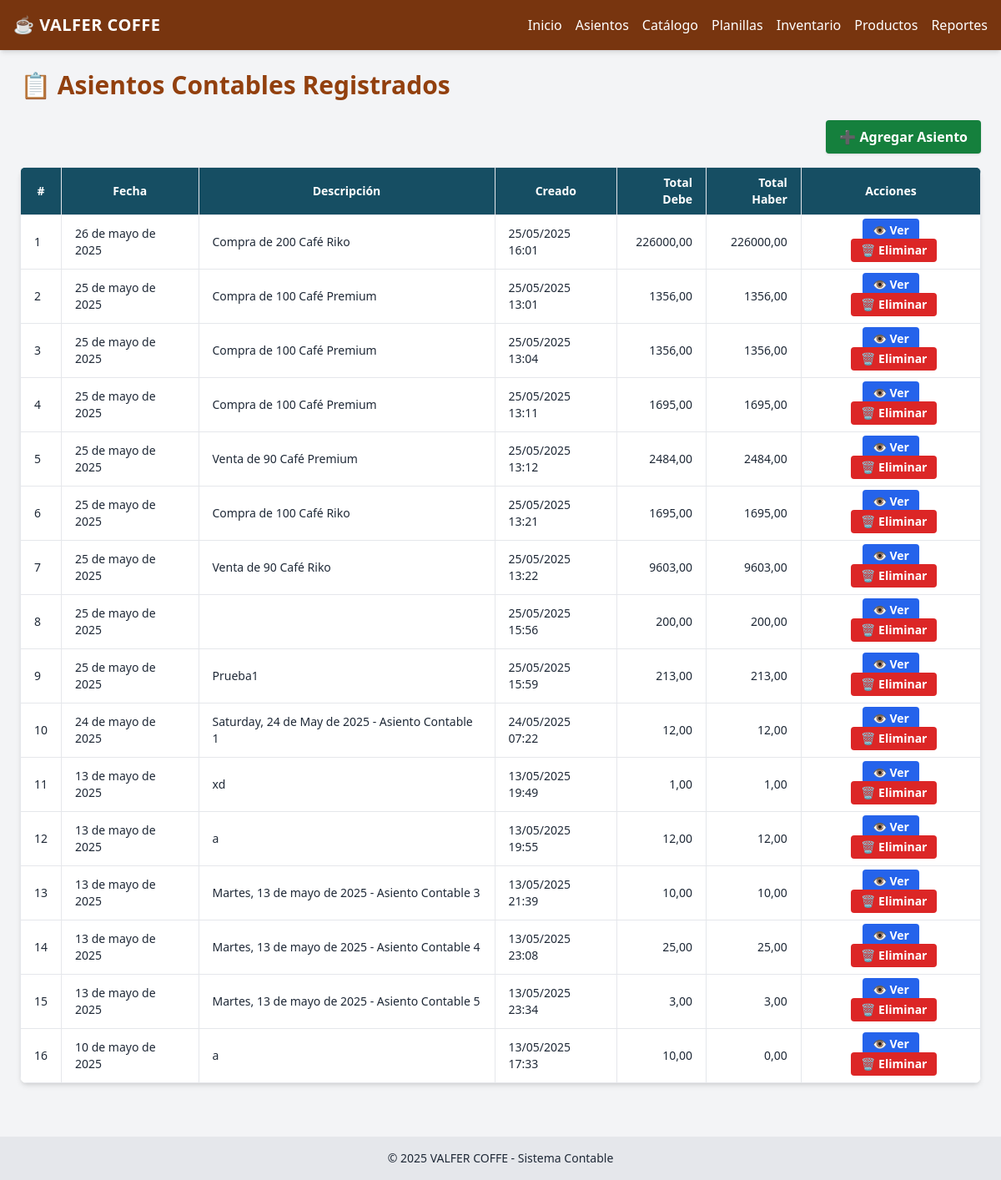
The page /asientos/ on the database as committed earlier.
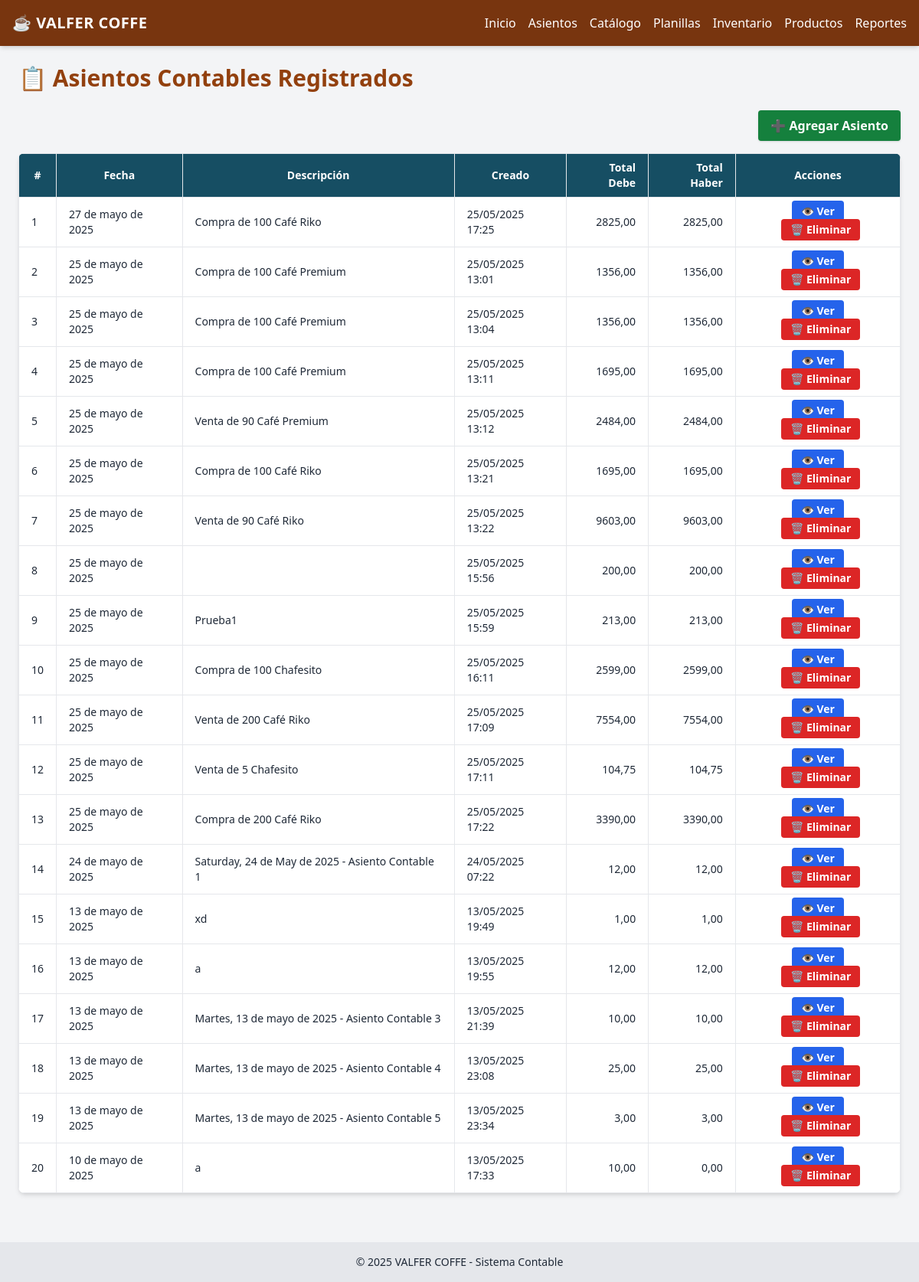
The same page on the database as committed later.
### contabilidad/models.py (models this page shows, shortened)
class AsientoContable(models.Model):
    fecha = models.DateField()
    descripcion = models.TextField()
    creado_en = models.DateTimeField(auto_now_add=True)

### contabilidad/views.py (the view)
# urls.py: path('asientos/', views.listar_asientos, name='listar_asientos'),
def listar_asientos(request):
    asientos = AsientoContable.objects.all().order_by('-fecha')
    data = []
    for asiento in asientos:
        total_debe = asiento.detalleasiento_set.aggregate(total=Sum('debe'))['total'] or 0
        total_haber = asiento.detalleasiento_set.aggregate(total=Sum('haber'))['total'] or 0
        data.append({
            'asiento': asiento,
            'total_debe': total_debe,
            'total_haber': total_haber,
        })
    return render(request, 'contabilidad/listar_asientos.html', {
        'asientos_data': data
    })

### contabilidad/templates/contabilidad/listar_asientos.html (shortened to what this page needs)
{% extends 'contabilidad/base.html' %}
{% block content %}
<div class="max-w-6xl mx-auto">
  <h2 class="text-3xl font-extrabold text-amber-800 mb-6">📋 Asientos Contables Registrados</h2>
  <div class="flex justify-end mb-4">
    <a href="{% url 'crear_asiento_contable' %}" class="bg-green-700 hover:bg-green-800 text-white px-4 py-2 rounded font-semibold shadow inline-flex items-center">
      ➕ Agregar Asiento
    </a>
  </div>
  <div class="bg-white shadow-md rounded-lg overflow-hidden">
    <div class="overflow-x-auto">
      <table class="min-w-full text-sm border-collapse">
        <thead class="bg-cyan-900 text-white">
          <tr>
            <th class="border px-4 py-2">#</th>
            <th class="border px-4 py-2">Fecha</th>
            <th class="border px-4 py-2">Descripción</th>
            <th class="border px-4 py-2">Creado</th>
            <th class="border px-4 py-2 text-right">Total Debe</th>
            <th class="border px-4 py-2 text-right">Total Haber</th>
            <th class="border px-4 py-2 text-center">Acciones</th>
          </tr>
        </thead>
        <tbody>
          {% for item in asientos_data %}
            <tr class="border-t hover:bg-amber-50">
              <td class="border px-4 py-2">{{ forloop.counter }}</td>
              <td class="border px-4 py-2">{{ item.asiento.fecha }}</td>
              <td class="border px-4 py-2">{{ item.asiento.descripcion }}</td>
              <td class="border px-4 py-2">{{ item.asiento.creado_en|date:"d/m/Y H:i" }}</td>
              <td class="border px-4 py-2 text-right">{{ item.total_debe|floatformat:2 }}</td>
              <td class="border px-4 py-2 text-right">{{ item.total_haber|floatformat:2 }}</td>
              <td class="border px-4 py-2 text-center space-x-2">
                <a href="{% url 'ver_asiento' item.asiento.id %}" class="bg-blue-600 hover:bg-blue-700 text-white py-1 px-3 rounded font-semibold">👁️ Ver</a>
                <button onclick="confirmarEliminacion({{ item.asiento.id }})" class="bg-red-600 hover:bg-red-700 text-white py-1 px-3 rounded font-semibold">🗑️ Eliminar</button>
              </td>
            </tr>
          {% endfor %}
        </tbody>
      </table>
    </div>
  </div>
</div>
<link rel="stylesheet" href="https://cdnjs.cloudflare.com/ajax/libs/animate.css/4.1.1/animate.min.css"/>
{% endblock %}

### contabilidad/templates/contabilidad/base.html (shortened to what this page needs)
<!DOCTYPE html>
<html lang="es">
<head>
    <script src="https://cdn.tailwindcss.com"></script>
</head>
<body class="bg-gray-100 text-gray-800 font-sans min-h-screen">
    <nav class="bg-amber-900 text-white shadow-md">
        <div class="max-w-7xl mx-auto px-4 py-4 flex justify-between items-center">
            <h1 class="text-xl font-bold tracking-wide">☕ VALFER COFFE</h1>
            <ul class="flex flex-wrap gap-4">
                <li><a href="/" class="hover:underline">Inicio</a></li>
                <li><a href="/asientos/" class="hover:underline">Asientos</a></li>
                <li><a href="/catalogo/" class="hover:underline">Catálogo</a></li>
                <li><a href="/planillas/" class="hover:underline">Planillas</a></li>
                <li><a href="/inventario/movimiento/agregar/" class="hover:underline">Inventario</a></li>
                <li>
                    <a href="{% url 'lista_productos' %}" class="hover:underline">Productos</a>
                </li>
                <li><a href="/reportes/" class="hover:underline">Reportes</a></li>
            </ul>
        </div>
    </nav>
    <main class="p-6 max-w-7xl mx-auto">
        {% block content %}{% endblock %}
    </main>
    <footer class="bg-gray-200 text-center text-sm py-4 mt-10">
        © 2025 VALFER COFFE - Sistema Contable
    </footer>
</body>
</html>

Rows that differ between the two databases and show on the page:
removed AsientoContable: asiento.fecha "26 de mayo de 2025", asiento.descripcion "Compra de 200 Café Riko", asiento.creado_en "25/05/2025 16:01", total_debe "226000,00", total_haber "226000,00"
added AsientoContable: asiento.fecha "27 de mayo de 2025", asiento.descripcion "Compra de 100 Café Riko", asiento.creado_en "25/05/2025 17:25", total_debe "2825,00", total_haber "2825,00"
added AsientoContable: asiento.fecha "25 de mayo de 2025", asiento.descripcion "Compra de 100 Chafesito", asiento.creado_en "25/05/2025 16:11", total_debe "2599,00", total_haber "2599,00"
added AsientoContable: asiento.fecha "25 de mayo de 2025", asiento.descripcion "Venta de 200 Café Riko", asiento.creado_en "25/05/2025 17:09", total_debe "7554,00", total_haber "7554,00"
added AsientoContable: asiento.fecha "25 de mayo de 2025", asiento.descripcion "Venta de 5 Chafesito", asiento.creado_en "25/05/2025 17:11", total_debe "104,75", total_haber "104,75"
added AsientoContable: asiento.fecha "25 de mayo de 2025", asiento.descripcion "Compra de 200 Café Riko", asiento.creado_en "25/05/2025 17:22", total_debe "3390,00", total_haber "3390,00"
